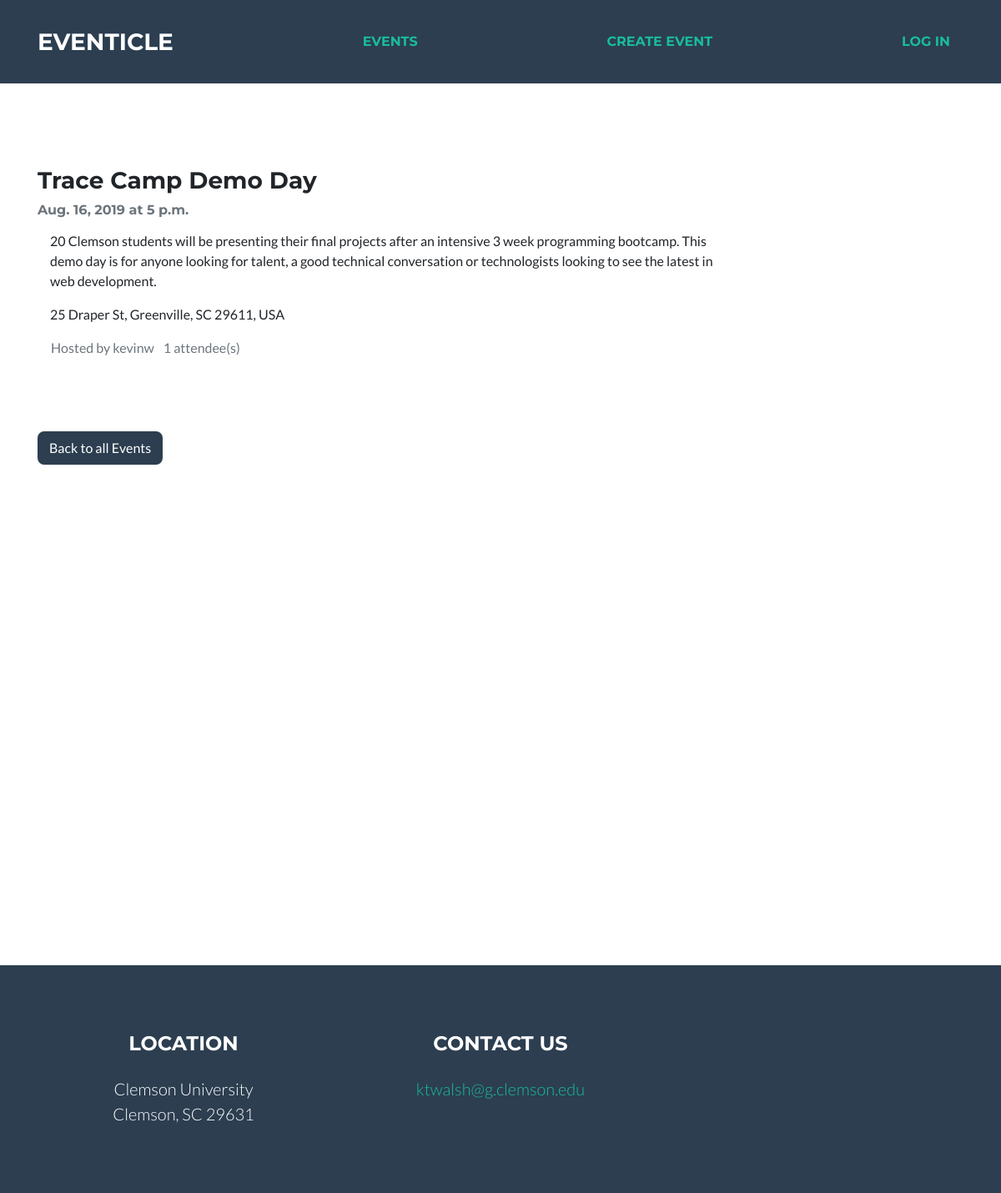
/event/details/1, run on the app's committed database.
### eventapp/models.py (models this page shows)
class Event(models.Model):
    creator = models.ForeignKey(User, on_delete=models.CASCADE, related_name='creator')
    title = models.TextField()
    description = models.TextField()
    location = models.TextField()
    date = models.DateField()
    time = models.TimeField()
    attendees = models.ManyToManyField(User, related_name='attendees')

### eventapp/views.py (the view)
# urls.py: path('details/<slug:pk>', views.EventDetails.as_view(template_name="event_details.html")),
class EventDetails(DetailView):
    model = Event

### eventapp/templates/event_details.html (shortened to what this page needs)
{% extends "home.html" %}
{% block body %}
<section class="masthead">
    <div class="container">
        <ul class="list-unstyled">
        <h3>{{ object.title }}</h3>
        <h6 class="text-muted">{{ object.date }} at {{ object.time }}</h6>
    </ul>
        <p class="col-sm-9 no-gutters">{{ object.description }}</p>
        <p class="col-sm-9"><span name=location cols='40' rows='10' required="" id="addressTextInput">{{object.location}}</span></p>
        <ul class="list-inline px-lg-3">
            <li class="list-inline-item text-muted">Hosted by {{ object.creator }}      </li>
            <li class="list-inline-item text-muted">{{ object.attendees.all|length }} attendee(s)      </li>
        </ul>
        <br>
        <br>
        <br>
        <a href="/event/view" class="btn btn-secondary">Back to all Events</a>
        <br> <br>
    <div id="map"></div>
    </div>
</section>
{% endblock %}

### eventapp/templates/event_details.html (style rules this page uses)
#map { width: 100%; height: 480px; }

### data on the page
Event: title "Trace Camp Demo Day", date "Aug. 16, 2019", time "5 p.m.", description "20 Clemson students will be presenting their final projects after an intensive 3 week programming bootcamp. This demo day is for anyone looking for talent, a good technical conversation or technologists looking to see the latest in web development.", location "25 Draper St, Greenville, SC 29611, USA", creator "kevinw", attendees.all|length "1"
